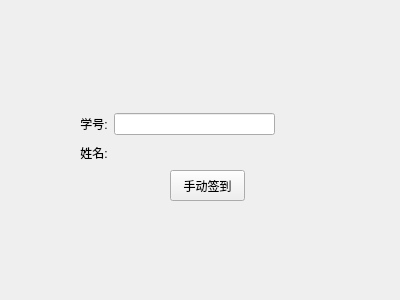
<?xml version="1.0" encoding="UTF-8"?>
<ui version="4.0">
 <class>Frame_manual_sign</class>
 <widget class="QWidget" name="Frame_manual_sign">
  <property name="geometry">
   <rect>
    <x>0</x>
    <y>0</y>
    <width>400</width>
    <height>300</height>
   </rect>
  </property>
  <property name="windowTitle">
   <string>Form</string>
  </property>
  <widget class="QPushButton" name="btn_submit">
   <property name="geometry">
    <rect>
     <x>170</x>
     <y>170</y>
     <width>75</width>
     <height>31</height>
    </rect>
   </property>
   <property name="text">
    <string>手动签到</string>
   </property>
  </widget>
  <widget class="QWidget" name="">
   <property name="geometry">
    <rect>
     <x>80</x>
     <y>113</y>
     <width>195</width>
     <height>51</height>
    </rect>
   </property>
   <layout class="QGridLayout" name="gridLayout">
    <item row="0" column="0">
     <widget class="QLabel" name="stu_id">
      <property name="text">
       <string>学号:</string>
      </property>
      <property name="alignment">
       <set>Qt::AlignCenter</set>
      </property>
     </widget>
    </item>
    <item row="0" column="1">
     <widget class="QLineEdit" name="tb_id"/>
    </item>
    <item row="1" column="0">
     <widget class="QLabel" name="stu_name">
      <property name="text">
       <string>姓名:</string>
      </property>
      <property name="alignment">
       <set>Qt::AlignCenter</set>
      </property>
     </widget>
    </item>
    <item row="1" column="1">
     <widget class="QLabel" name="tip_name">
      <property name="text">
       <string/>
      </property>
     </widget>
    </item>
   </layout>
  </widget>
 </widget>
 <resources/>
 <connections/>
</ui>
